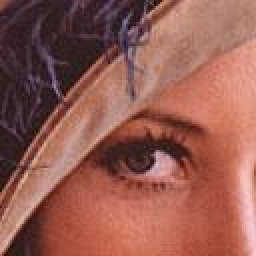
%> input picture filter/lena.jpg, 128 x 128 px (shown 2 times larger)
$ octave Copy_of_main.m   (GNU Octave 9; MATLAB toolbox functions it lacks are replaced by stand-ins)
%> lines starting %> are read from the running program, lines starting %| are printed output that depends on the picture; in (x1, y1, x2, y2) boxes, pixels count from 0 and x2, y2 are one past the last pixel; in counts of white or black regions, pixels touching at a corner belong together; the program's own positions count from 1
### filter/add_noise.m
% Try different noise patterns for extra credit
function [output] = add_noise(input,r)
    [m, n, z] = size(input);
        %% FT image
    F_img = fft2(input);
    F_mag = fftshift(F_img);

        %% Creat a filter
    filter_1 = zeros(m,n);
    r = r-2;
    filter_1(r:m-r,r:n-r) =1;  % create circle filter and center it

        %% Add noise
    noise_fil = filter_1+1 ==1;

    rng(1)
    noise = 500*rand(m,n);
    noise_fil = noise.*noise_fil;
    F_mag = F_mag + noise_fil;

        %% IFT image
    fil_img = ifftshift(F_mag);
    result = real(ifft2(fil_img));
    output = real(result);
end

### filter/Copy_of_main.m
clear all;
close all;
addpath(genpath(pwd))

%% Load image and add noise
% load clean image
% 確保你的資料夾內有 lena.jpg
img = imread('lena.jpg');
%> img is the input picture: size 128x128x3 uint8; mean R, G, B 148, 91.5, 81.2

% 如果是彩圖，某些步驟可能需要處理單通道，但這裡保持原樣
img = im2double(img);
%> img: size 128x128x3 double

% filter size
r = 20;

% add noise
% 注意：你必須確保目錄下有 add_noise.m 檔案
noisy = add_noise(img,r);
%> in add_noise, `filter_1(r:m-r,r:n-r) =1;`:
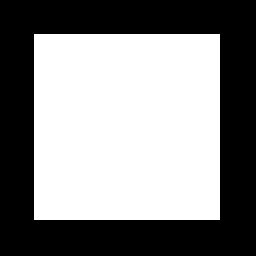
%> filter_1: size 128x128 double (shown 2 times larger); values 0 (black) and 1 (white), 52.8% white; 1 black region, box (x1, y1, x2, y2) and area: (0, 0, 128, 128) 7735

figure();
subplot(1,2,1),imshow(img);title('original image')
subplot(1,2,2),imshow(noisy);title('noisy image')
%> after `imshow(noisy)`:
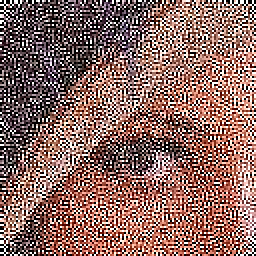
%> displayed picture: size 128x128x3, on the screen's scale of 0 to 255 (shown 2 times larger); mean R, G, B 139.6, 105.7, 99.3

%% Perform FT on the original image
% implement FT below
img_fq = FT(img);
%> the loop in FT, `for c = 1:C` made 3 passes
%> pass 1, in FT, `channel_data = double(I(:,:,c));`:
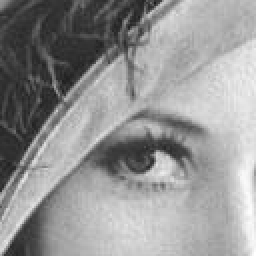
%> channel_data: size 128x128 double (shown 2 times larger); min 0.0941, max 1, mean 0.58

% center shift (You can read Section: Periodicity and Center shifting)
img_fq = fftshift(img_fq);

% for displaying the power part by log scale
log_img_fq = log(1+abs(img_fq));

% normalize the power to 0-1
log_img_fq = mat2gray(log_img_fq);

figure();
subplot(2,2,1),imshow(log_img_fq);title('log FT original image')

%% Perform FT on the noisy image
% implement FT below
noisy_fq = FT(noisy);
noisy_fq = fftshift(noisy_fq);
log_noisy_fq = log(1+abs(noisy_fq));
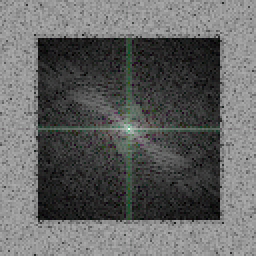
%> log_noisy_fq: size 128x128x3 double (shown 2 times larger); mean R, G, B 3.56, 3.59, 3.56; drawn with min black and max white
log_noisy_fq = mat2gray(log_noisy_fq);
subplot(2,2,2),imshow(log_noisy_fq);title('log FT noisy image')

%% Create a Gaussian filter
% get the size of the input image
[m, n, z] = size(img);
%> m = 128; n = 128; z = 3

% 1. 設定截止頻率 (Cutoff Frequency)
% D0 越小，圖片越模糊 (濾掉更多高頻)；D0 越大，細節越多 (但也保留更多雜訊)
% 建議嘗試範圍：10 ~ 50
D0 = 20;

% 2. 建立網格座標 (Coordinate Grid)
% 頻域的原點 (0,0) 在中心，所以我們要建立一個以中心為 (0,0) 的網格
u = 0:(m-1);
%> u = 128 values from 0 to 127
v = 0:(n-1);
%> v = 128 values from 0 to 127

% 將座標位移，讓 0 點在矩陣中心 (對應 fftshift 後的頻譜)
idx = find(u > m/2); u(idx) = u(idx) - m;
%> after `idx = find(u > m/2)`: idx = 63 values from 66 to 128
idy = find(v > n/2); v(idy) = v(idy) - n;
%> after `idy = find(v > n/2)`: idy = 63 values from 66 to 128

[V, U] = meshgrid(v, u);

% 3. 計算距離矩陣 D (Distance from center)
% D(u,v) = sqrt(u^2 + v^2)
D = sqrt(U.^2 + V.^2);

% 因為頻譜已經被 fftshift 到中心了，我們的距離矩陣也要對應移到中心
D = fftshift(D);

% 4. 建立高斯濾波器 (Gaussian Low Pass Filter)
% 公式：H = exp( -D^2 / (2 * D0^2) )
filter = exp(-(D.^2) / (2 * (D0^2)));

% 顯示濾波器形狀 (2D 視圖)
subplot(2,2,3), imshow(filter, []); title(['Gaussian Filter (D0=' num2str(D0) ')']);

% [選用] 如果你想看 3D 形狀，可以在 Command Window 輸入: mesh(filter)

%% Filter out the noise
% 如果 noisy_fq 是 3D 而 filter 是 2D，Matlab 新版會自動廣播，舊版需注意
fil_img = noisy_fq .* filter;

log_fil_img = log(1+abs(fil_img));
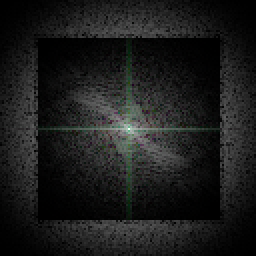
%> log_fil_img: size 128x128x3 double (shown 2 times larger); mean R, G, B 1.02, 1.04, 1.02; drawn with min black and max white
log_fil_img = mat2gray(log_fil_img);
subplot(2,2,4),imshow(log_fil_img);title('FT image after filter')
%> after `title('FT image after filter')`:
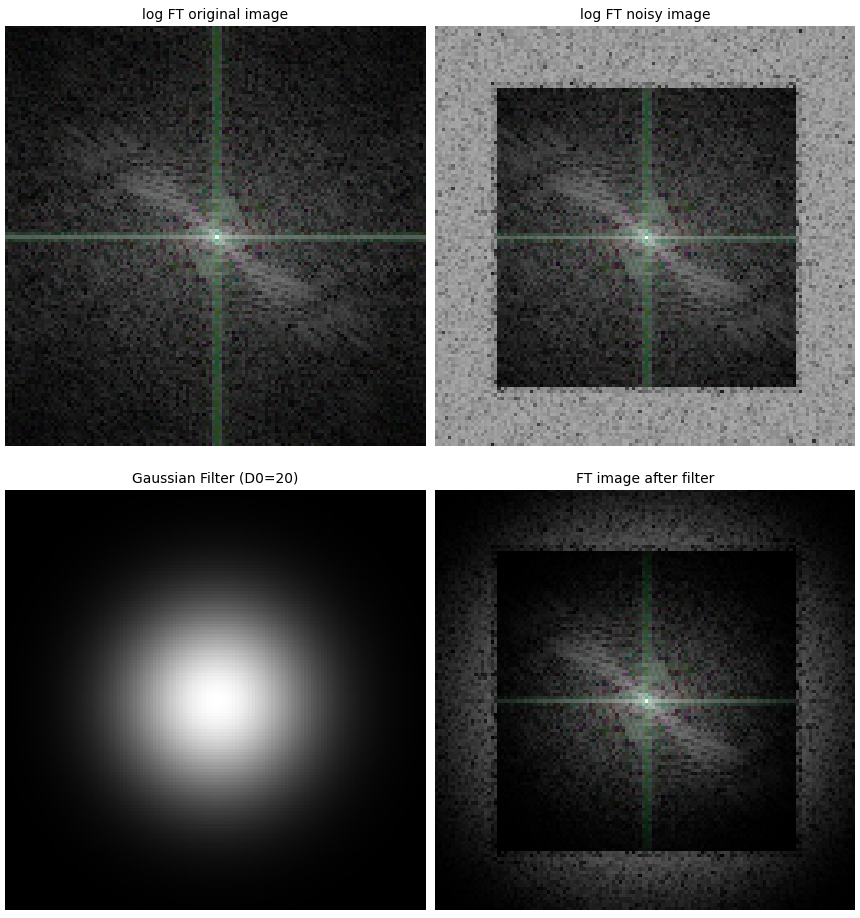
%> figure redrawn from the program's plot data, 4 panels

%% Inverse Fourier transform
% unshift
fil_img = ifftshift(fil_img);

% implement IFT below
result = IFT(fil_img);
result = mat2gray(real(result));
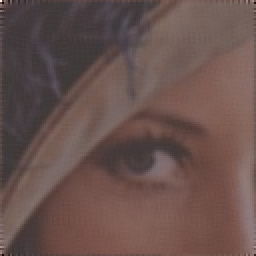
%> result: size 128x128x3 double (shown 2 times larger); mean R, G, B 0.412, 0.324, 0.307

figure();
subplot(1,2,1),imshow(noisy);title('noisy image')
subplot(1,2,2);imshow(result,[]);title('denoised image')

%% Implement your FT/IFT function here
function [I_freq] = FT(I)
    % 獲取影像尺寸：高度 M，寬度 N，通道數 C (若是 RGB 則 C=3)
    [M, N, C] = size(I);
    I_freq = zeros(M, N, C);

    % --- 準備 DFT 矩陣 (避免多層迴圈，使用矩陣乘法加速) ---
    % 1. 針對「高度 M」的 DFT 矩陣 (用於處理 Column)
    m_idx = 0:M-1;
    k_m = m_idx';
    % W_M 是一個 M x M 的矩陣
    W_M = exp(-1j * 2 * pi * k_m * m_idx / M);

    % 2. 針對「寬度 N」的 DFT 矩陣 (用於處理 Row)
    n_idx = 0:N-1;
    k_n = n_idx';
    % W_N 是一個 N x N 的矩陣
    W_N = exp(-1j * 2 * pi * k_n * n_idx / N);

    % --- 開始轉換 ---
    % 針對每個顏色通道獨立處理
    for c = 1:C
        channel_data = double(I(:,:,c));

        % 數學原理：F = W_M * Image * W_N.'
        % 第一步：W_M * channel_data (對每一行做 DFT)
        % 第二步：結果 * W_N.' (對每一列做 DFT)
        I_freq(:,:,c) = W_M * channel_data * W_N.';
    end
end

function [I] = IFT(I_freq)
    [M, N, C] = size(I_freq);
    I = zeros(M, N, C);

    % --- 準備 IDFT 矩陣 ---
    % IDFT 的指數是正的 (exp(j...))

    % 1. 高度 M 的 IDFT 矩陣
    m_idx = 0:M-1;
    k_m = m_idx';
    W_M_inv = exp(1j * 2 * pi * k_m * m_idx / M);

    % 2. 寬度 N 的 IDFT 矩陣
    n_idx = 0:N-1;
    k_n = n_idx';
    W_N_inv = exp(1j * 2 * pi * k_n * n_idx / N);

    % --- 開始反轉換 ---
    for c = 1:C
        channel_freq = I_freq(:,:,c);

        % 數學原理：Image = (W_M_inv * F * W_N_inv.') / (M*N)
        temp = W_M_inv * channel_freq * W_N_inv.';

        % IDFT 記得要除以總像素數 (Normalization)
        I(:,:,c) = temp / (M * N);
    end
end
